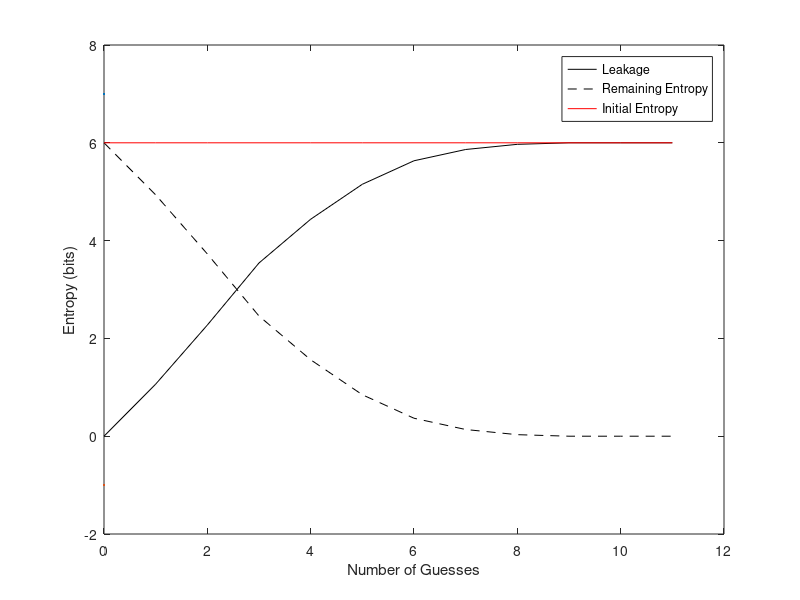

The MATLAB source for this figure: (Note: this script raises an error after producing the figure.)
sr_data = csvread('multi_run_results.txt');

H = sr_data(:,1)';
k = 0:length(H);
plot(k,[0,H], 'k', k, 6-[0,H], '--k', k, 6(ones(1,length(k))), 'r', 0,7, 0,-1);
xlabel('Number of Guesses');
ylabel('Entropy (bits)');
legend('Leakage', 'Remaining Entropy', 'Initial Entropy');
matlab2tikz('password_entropy_vs_guesses.tex');


sr_times = data(:,2)';
se_times = csvread('se_times.txt')';


k = 0:length(sr_times) -1;

plot(k,[0,sr_times(1:end-1)], 'k', k, [0,se_times], '--k' );
xlabel('Number of Guesses');
ylabel('Running Time (s)');
legend('Complete SE', 'Single-run SE');
matlab2tikz('time_single_run_vs_se.tex');


